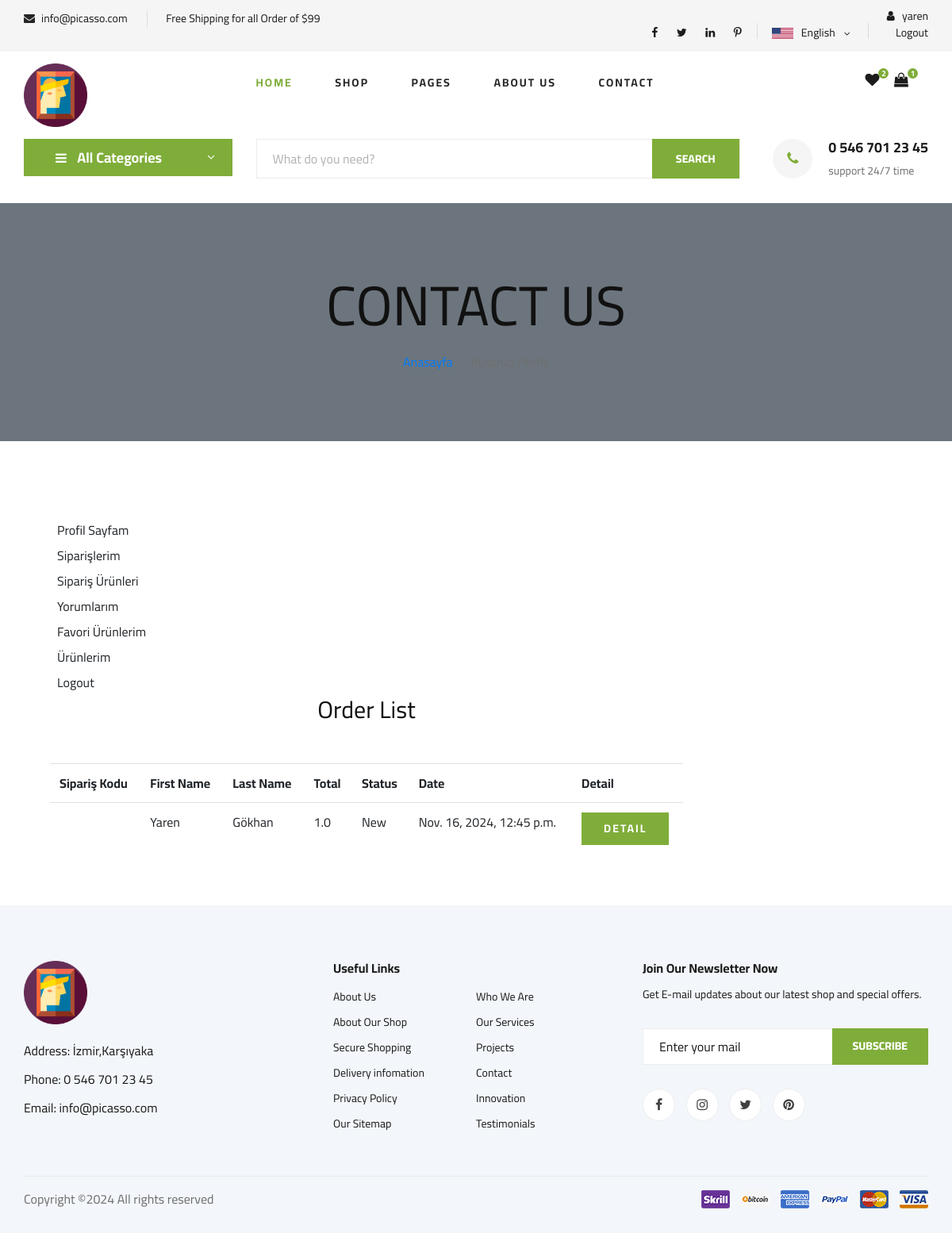
The page /user/myorders/ (signed in) on the database its author committed.
### home/models.py (models this page shows, shortened)
class Settings(models.Model):
    STATUS = (('True', 'True'), ('False', 'False'))
    title = models.CharField(max_length=150)
    keywords = models.CharField(max_length=255)
    description = models.CharField(max_length=255)
    company = models.CharField(max_length=50)
    address = models.CharField(blank=True, max_length=100)
    phone = models.CharField(blank=True, max_length=15)
    fax = models.CharField(blank=True, max_length=15)
    email = models.CharField(blank=True, max_length=50)
    smtpserver = models.CharField(blank=True, max_length=50)
    smtpemail = models.CharField(blank=True, max_length=50)
    smtppassword = models.CharField(blank=True, max_length=10)
    smtpport = models.CharField(blank=True, max_length=5)
    icon = models.ImageField(blank=True, upload_to='images/')
    facebook = models.CharField(blank=True, max_length=50)
    instagram = models.CharField(blank=True, max_length=50)
    twitter = models.CharField(blank=True, max_length=50)
    youtube = models.CharField(blank=True, max_length=50)
    aboutus = RichTextUploadingField()
    contact = RichTextUploadingField()
    references = RichTextUploadingField()
    status = models.CharField(max_length=10, choices=STATUS)
    create_at = models.DateTimeField(auto_now_add=True)
    update_at = models.DateTimeField(auto_now=True)

### order/models.py (models this page shows, shortened)
class Order(models.Model):
    STATUS = (('New', 'New'), ('Accepted', 'Accepted'),('Preaparing', 'Preaparing'),
              ('OnShipping', 'OnShipping'),('Completed', 'Completed'),('Canceled', 'Canceled'),)
    user = models.ForeignKey(User, on_delete=models.SET_NULL, null=True)
    code = models.CharField(max_length=5, editable=False)  # üye olmayanlar için random kod
    first_name = models.CharField(max_length=10)
    last_name = models.CharField(max_length=10)
    phone = models.CharField(blank=True, max_length=20)
    address = models.CharField(blank=True, max_length=150)
    city = models.CharField(blank=True, max_length=20)
    country = models.CharField(blank=True, max_length=20)
    total = models.FloatField()
    status = models.CharField(max_length=10, choices=STATUS, default='New')
    ip = models.CharField(blank=True, max_length=20)
    adminnote = models.CharField(blank=True, max_length=100)
    create_at = models.DateTimeField(auto_now_add=True)
    update_at = models.DateTimeField(auto_now=True)

### user/views.py (the view)
# urls.py: path('myorders/', views.user_orders, name='user_orders'),
@login_required(login_url='/login')  # Check login
def user_orders(request):
    current_user = request.user
    orders = Order.objects.filter(user_id=current_user.id)
    context = {'orders': orders, }
    return render(request, 'user_orders.html', context)

### home/context_processors.py (called while the page is built)
def global_settings(request):
    settings = Settings.objects.get(pk=1)
    return {
        'settings': settings
    }

### myProject/context_processors.py (called while the page is built)
def favori_check(request):
    if request.user.is_authenticated:
        request.session['favori_items'] = (AddFavourite.objects.filter(user_id = request.user.id).count())
        request.session['cart_items'] = ShopCart.objects.filter(user_id=request.user.id).count()
        return {'favori_itemss': request.session['favori_items'],'cart_items':request.session['cart_items']}
    else:
        request.session['favori_items'] = 0
        request.session['cart_items'] = 0
        return {'favori_itemss': request.session['favori_items'],'cart_items':request.session['cart_items']}

### product/context_processors.py (called while the page is built)
def categories(request):
    categories = Category.objects.all()
    if categories :
       return {'categories': categories}
    else:
        return dict()

### templates/user_orders.html (shortened to what this page needs)
{% extends 'home.html' %}
{% block body %}
    <div class="container-fluid bg-secondary mb-5">
        <div class="d-flex flex-column align-items-center justify-content-center" style="min-height: 300px">
            <h1 class="font-weight-semi-bold text-uppercase mb-3">Contact Us</h1>
            <div class="d-inline-flex">
                <p class="m-0"><a href="/">Anasayfa</a></p>
                <p class="m-0 px-2">-</p>
                <p class="m-0">Kullanıcı Profili</p>
            </div>
        </div>
    </div>
    <div class="container-fluid pt-5">
        <div class="row px-xl-5">
            {% include 'user_panel.html' %}
                       <div class="col-lg-9 table-responsive mb-5">
<div class="order-summary clearfix">
                        <div class="section-title">
                            <h3 class="title">Order List</h3>
                        </div>
                        <table class="shopping-cart-table table">
                            <tr>
                                <th class="text-left">Sipariş Kodu </th>
                                <th class="text-left">First Name </th>
                                <th class="text-left">Last Name </th>
                                <th class="text-left">Total </th>
                                <th class="text-left">Status </th>
                                <th class="text-left">Date </th>
                                <th class="text-left">Detail </th>
                            </tr>
                            {% for rs in orders %}
                                <tr>
                                    <td class="text-left">{{ rs.code}} </td>
                                    <td class="text-left">{{ rs.first_name}} </td>
                                    <td class="text-left">{{ rs.last_name}} </td>
                                    <td class="text-left">{{ rs.total}} </td>
                                    <td class="text-left">{{ rs.status}} </td>
                                    <td class="text-left">{{ rs.create_at}} </td>
                                    <td class="text-left"><a class="primary-btn" href="/user/orderdetail/{{ rs.id }}"> Detail </a></td>
                                </tr>
                            {% endfor %}
                        </table>
                    </div>
            </div>
        </div>
    </div>
 {% endblock %}

### templates/header.html (shortened to what this page needs)
{% load static %}
<header class="header">
    <div class="header__top">
        <div class="container">
            <div class="row">
                <div class="col-lg-6 col-md-6">
                    <div class="header__top__left">
                        <ul>
                            <li><i class="fa fa-envelope"></i>  {{settings.email}}</li>
                            <li>Free Shipping for all Order of $99</li>
                        </ul>
                    </div>
                </div>
                <div class="col-lg-6 col-md-6">
                    <div class="header__top__right">
                        <div class="header__top__right__social">
                            <a href="#"><i class="fa fa-facebook"></i></a>
                            <a href="#"><i class="fa fa-twitter"></i></a>
                            <a href="#"><i class="fa fa-linkedin"></i></a>
                            <a href="#"><i class="fa fa-pinterest-p"></i></a>
                        </div>
                        <div class="header__top__right__language">
                            <img src="{% static  'img/language.png'%}" alt="">
                            <div>English</div>
                            <span class="arrow_carrot-down"></span>
                        </div>
                        <div class="header__top__right__auth">
                            {% if user.id is not None %}
                            <a href="{% url 'user_profile'%}"><i class="fa fa-user"></i> {{user.username}}</a>
                            <a href="{% url 'user_logout'%}"></i> Logout</a>
                           {% else %}
                           <a href="{% url 'user_login'%}"><i class="fa fa-user"></i> Login</a>
                           <a href="{% url 'user_register'%}"></i> Register</a>
                 </div>
                 {% endif %}
             </div>
                        </div>
                    </div>
                </div>
            </div>
        </div>
    <div class="container">
        <div class="row">
            <div class="col-lg-3">
                <div class="header__logo">
                    <a href="./index.html"><img src="{% static  'img/picasso_icon.ico'%}" width="80" alt=""></a>
                </div>
            </div>
            <div class="col-lg-6">
                <nav class="header__menu">
                    <ul>
                        <li class="active"><a href="{% url 'index'%}">Home</a></li>
                        <li><a href="{% url 'search' %}">Shop</a></li>
                        <li><a href="#">Pages</a>
                        </li>
                        <li><a href="{%url 'aboutus' %}">About Us</a></li>
                        <li><a href="{%url 'iletisim' %}">Contact</a></li>
                    </ul>
                </nav>
            </div>
            <div class="col-lg-3">
                <div class="header__cart">
                    <ul>
                        <li><a href="/order/favorites"><i class="fa fa-heart"></i> <span>{{request.session.favori_items}}</span>
                        </a>
                    </li>
                        <li><a href="/order/shopcart"><i class="fa fa-shopping-bag"></i> <span>{{request.session.cart_items}}</span>
                        </a>
                    </li>
                    </ul>
                </div>
            </div>
        </div>
    </div>
</header>

### templates/hero_normal.html (shortened to what this page needs)
  {% load static %}{% load mptt_tags %}
   <section class="hero hero-normal">
    <div class="container">
        <div class="row">
            <div class="col-lg-3">
                <div class="hero__categories">
                    <div class="hero__categories__all">
                        <i class="fa fa-bars"></i>
                        <span>All Categories</span>
                    </div>
                </div>
            </div>
            <div class="col-lg-9">
                <div class="hero__search">
                    <div class="hero__search__form">
                        <form action="/search/" method = "post">
                            <input type="text" name = "query" placeholder="What do you need?">
                            <button type="submit" class="site-btn">SEARCH</button>
                        </form>
                    </div>
                    <div class="hero__search__phone">
                        <div class="hero__search__phone__icon">
                            <i class="fa fa-phone"></i>
                        </div>
                        <div class="hero__search__phone__text">
                            <h5>{{settings.phone}}</h5>
                            <span>support 24/7 time</span>
                        </div>
                    </div>
                </div>
            </div>
        </div>
    </div>
</section>

### templates/footer.html
{% load static %}
 <footer class="footer spad">
    <div class="container">
        <div class="row">
            <div class="col-lg-3 col-md-6 col-sm-6">
                <div class="footer__about">
                    <div class="footer__about__logo">
                        <a href="{% url 'index'%}"><img src="{% static 'img/picasso_icon.ico' %}" width="80" alt=""></a>
                    </div>
                    <ul>
                        <li>Address: {{ settings.address}}</li>
                        <li>Phone: {{ settings.phone}}</li>
                        <li>Email: {{ settings.email}}</li>
                    </ul>
                </div>
            </div>
            <div class="col-lg-4 col-md-6 col-sm-6 offset-lg-1">
                <div class="footer__widget">
                    <h6>Useful Links</h6>
                    <ul>
                        <li><a href="{% url 'aboutus'%}">About Us</a></li>
                        <li><a href="#">About Our Shop</a></li>
                        <li><a href="#">Secure Shopping</a></li>
                        <li><a href="#">Delivery infomation</a></li>
                        <li><a href="#">Privacy Policy</a></li>
                        <li><a href="#">Our Sitemap</a></li>
                    </ul>
                    <ul>
                        <li><a href="{% url 'iletisim'%}">Who We Are</a></li>
                        <li><a href="#">Our Services</a></li>
                        <li><a href="#">Projects</a></li>
                        <li><a href="#">Contact</a></li>
                        <li><a href="#">Innovation</a></li>
                        <li><a href="#">Testimonials</a></li>
                    </ul>
                </div>
            </div>
            <div class="col-lg-4 col-md-12">
                <div class="footer__widget">
                    <h6>Join Our Newsletter Now</h6>
                    <p>Get E-mail updates about our latest shop and special offers.</p>
                    <form action="#">
                        <input type="text" placeholder="Enter your mail">
                        <button type="submit" class="site-btn">Subscribe</button>
                    </form>
                    <div class="footer__widget__social">
                        <a href="#"><i class="fa fa-facebook"></i></a>
                        <a href="#"><i class="fa fa-instagram"></i></a>
                        <a href="#"><i class="fa fa-twitter"></i></a>
                        <a href="#"><i class="fa fa-pinterest"></i></a>
                    </div>
                </div>
            </div>
        </div>
        <div class="row">
            <div class="col-lg-12">
                <div class="footer__copyright">
                    <div class="footer__copyright__text"><p>
Copyright &copy;<script>document.write(new Date().getFullYear());</script> All rights reserved
</p></div>
                    <div class="footer__copyright__payment"><img src="{% static  'img/payment-item.png'%}" alt=""></div>
                </div>
            </div>
        </div>
    </div>
</footer>

### rows shown on the page
Settings: email "info@picasso.com", phone "0 546 701 23 45", address "İzmir,Karşıyaka"
Order: first_name "Yaren", last_name "Gökhan", total "1.0", status "New", create_at "Nov. 16, 2024, 12:45 p.m."

### other values the page prints
{{ user.username }} "yaren"
{{ request.session.favori_items }} "2"
{{ request.session.cart_items }} "1"
